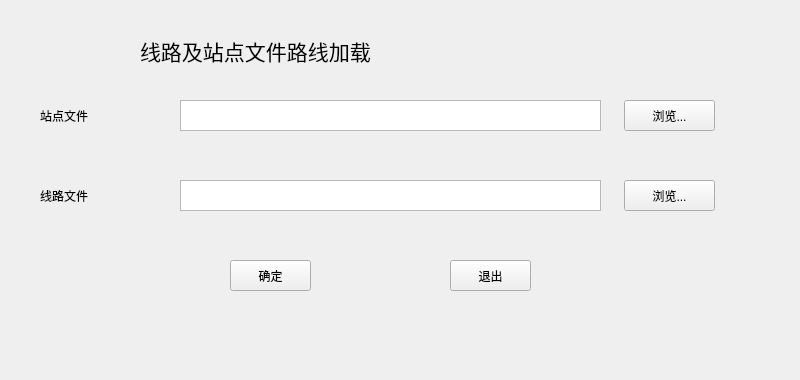
<?xml version="1.0" encoding="UTF-8"?>
<ui version="4.0">
 <class>QtWidgetsFL</class>
 <widget class="QWidget" name="QtWidgetsFL">
  <property name="geometry">
   <rect>
    <x>0</x>
    <y>0</y>
    <width>800</width>
    <height>380</height>
   </rect>
  </property>
  <property name="maximumSize">
   <size>
    <width>800</width>
    <height>380</height>
   </size>
  </property>
  <property name="windowTitle">
   <string>文件加载</string>
  </property>
  <widget class="QLabel" name="labelWind">
   <property name="geometry">
    <rect>
     <x>140</x>
     <y>30</y>
     <width>511</width>
     <height>41</height>
    </rect>
   </property>
   <property name="font">
    <font>
     <pointsize>16</pointsize>
    </font>
   </property>
   <property name="text">
    <string>线路及站点文件路线加载</string>
   </property>
  </widget>
  <widget class="QLabel" name="labelStop">
   <property name="geometry">
    <rect>
     <x>40</x>
     <y>100</y>
     <width>101</width>
     <height>31</height>
    </rect>
   </property>
   <property name="font">
    <font>
     <pointsize>9</pointsize>
    </font>
   </property>
   <property name="text">
    <string>站点文件</string>
   </property>
  </widget>
  <widget class="QLabel" name="labelLine">
   <property name="geometry">
    <rect>
     <x>40</x>
     <y>180</y>
     <width>101</width>
     <height>31</height>
    </rect>
   </property>
   <property name="font">
    <font>
     <pointsize>9</pointsize>
    </font>
   </property>
   <property name="text">
    <string>线路文件</string>
   </property>
  </widget>
  <widget class="QPushButton" name="pushButtonStop">
   <property name="geometry">
    <rect>
     <x>624</x>
     <y>100</y>
     <width>91</width>
     <height>31</height>
    </rect>
   </property>
   <property name="text">
    <string>浏览...</string>
   </property>
  </widget>
  <widget class="QPushButton" name="pushButtonLine">
   <property name="geometry">
    <rect>
     <x>624</x>
     <y>180</y>
     <width>91</width>
     <height>31</height>
    </rect>
   </property>
   <property name="text">
    <string>浏览...</string>
   </property>
  </widget>
  <widget class="QPushButton" name="pushButtonDone">
   <property name="geometry">
    <rect>
     <x>230</x>
     <y>260</y>
     <width>81</width>
     <height>31</height>
    </rect>
   </property>
   <property name="text">
    <string>确定</string>
   </property>
  </widget>
  <widget class="QPushButton" name="pushButtonQuit">
   <property name="geometry">
    <rect>
     <x>450</x>
     <y>260</y>
     <width>81</width>
     <height>31</height>
    </rect>
   </property>
   <property name="text">
    <string>退出</string>
   </property>
  </widget>
  <widget class="QTextEdit" name="textEditStop">
   <property name="geometry">
    <rect>
     <x>180</x>
     <y>100</y>
     <width>421</width>
     <height>31</height>
    </rect>
   </property>
  </widget>
  <widget class="QTextEdit" name="textEditLine">
   <property name="geometry">
    <rect>
     <x>180</x>
     <y>180</y>
     <width>421</width>
     <height>31</height>
    </rect>
   </property>
  </widget>
  <widget class="QLabel" name="labelHits">
   <property name="geometry">
    <rect>
     <x>30</x>
     <y>10</y>
     <width>54</width>
     <height>12</height>
    </rect>
   </property>
  </widget>
 </widget>
 <layoutdefault spacing="6" margin="11"/>
 <resources/>
 <connections>
  <connection>
   <sender>pushButtonStop</sender>
   <signal>clicked(bool)</signal>
   <receiver>QtWidgetsFL</receiver>
   <slot>inputStop()</slot>
   <hints>
    <hint type="sourcelabel">
     <x>517</x>
     <y>121</y>
    </hint>
    <hint type="destinationlabel">
     <x>317</x>
     <y>145</y>
    </hint>
   </hints>
  </connection>
  <connection>
   <sender>pushButtonLine</sender>
   <signal>clicked(bool)</signal>
   <receiver>QtWidgetsFL</receiver>
   <slot>inputLine()</slot>
   <hints>
    <hint type="sourcelabel">
     <x>517</x>
     <y>201</y>
    </hint>
    <hint type="destinationlabel">
     <x>317</x>
     <y>145</y>
    </hint>
   </hints>
  </connection>
  <connection>
   <sender>pushButtonDone</sender>
   <signal>clicked(bool)</signal>
   <receiver>QtWidgetsFL</receiver>
   <slot>checkFile()</slot>
   <hints>
    <hint type="sourcelabel">
     <x>227</x>
     <y>251</y>
    </hint>
    <hint type="destinationlabel">
     <x>317</x>
     <y>145</y>
    </hint>
   </hints>
  </connection>
  <connection>
   <sender>pushButtonQuit</sender>
   <signal>clicked(bool)</signal>
   <receiver>QtWidgetsFL</receiver>
   <slot>close()</slot>
   <hints>
    <hint type="sourcelabel">
     <x>397</x>
     <y>251</y>
    </hint>
    <hint type="destinationlabel">
     <x>317</x>
     <y>145</y>
    </hint>
   </hints>
  </connection>
 </connections>
 <slots>
  <slot>inputStop()</slot>
  <slot>inputLine()</slot>
  <slot>checkFile()</slot>
 </slots>
</ui>
